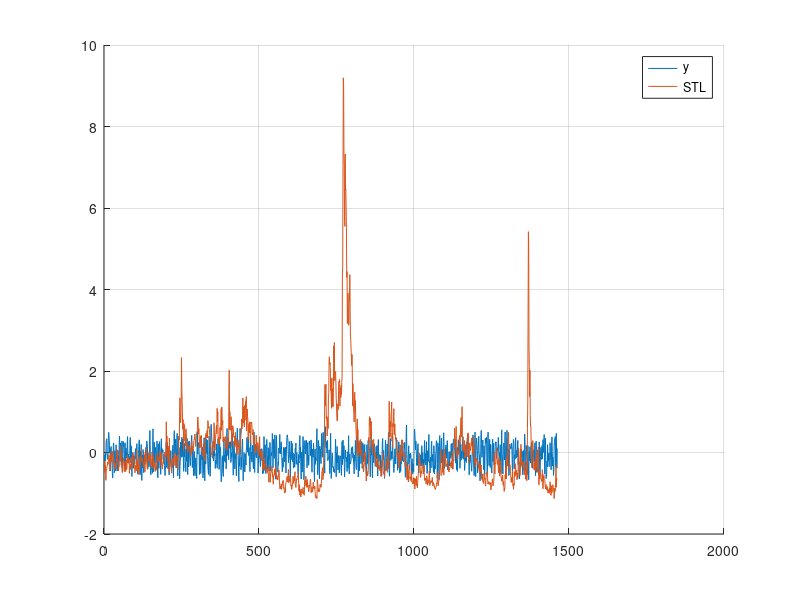

This figure's MATLAB source:
%% proj_finance.m - Cours Modelisation - Saclay, 2021-22.
% This file uses the Rulkov Map as defined in Eqn. 4 of the paper to model
% the stock market data of STLFSI2, in an attempt to recreate the graphs in
% Figure 3 and 4.

%% System parameters and calls; 
% rng(0) % Seeds the random number generator
clear all;  %#ok<CLALL>
clc; 

%% Initialising our Rulkov vectors
% Parameters: 
load('parameters.mat'); 

t_max = length(stl_data); 

y = zeros(t_max+1, 1); 
x = zeros(t_max+1, 1); 

% Initial Conditions 
x(1) = stl_data(1);
y(1) = stl_data(1);
delta = -1 + (1+1)*rand(size(stl_data)); 
%% 
% Modelling a Rulkov m% Determined by the number of timestamps/data that we have
f = @(t, x) alpha ./ (1 + x(t).^n); 
n = 20; 
for t=1:t_max
    x(t+1) = f(t, x) + gamma*y(t) + delta(t); 
%x(t+1) = alpha / (1 + x(t)^n) + gamma*y(t) + delta; 
%     disp(x(t+1))
    y(t+1) = beta * y(t) - mu * x(t) + eta; 
end

hold on; 
plot(y); plot(stl_data); 
% plot(f(1:t_max,x))
legend("y","STL")
grid on ; 
